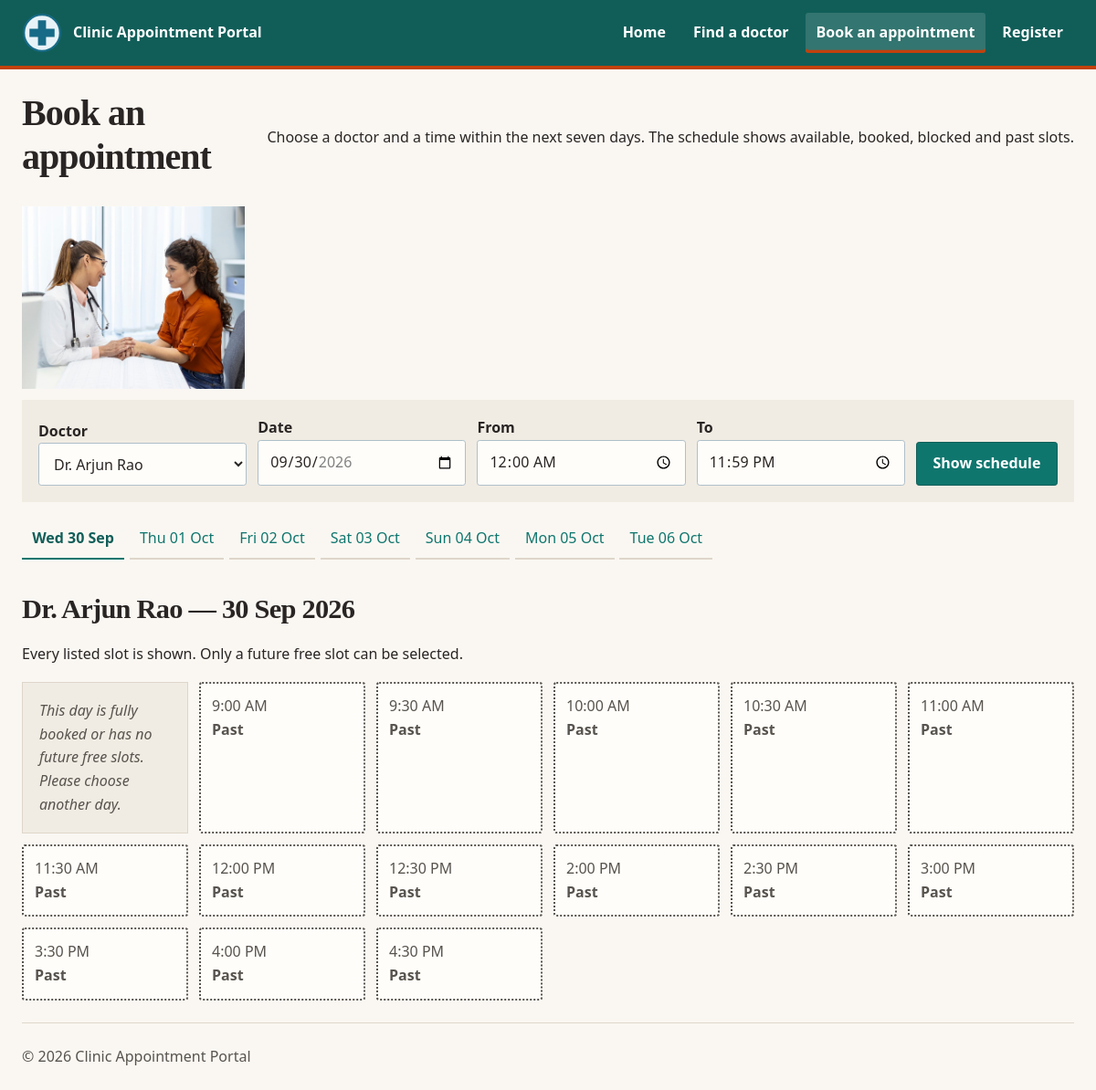
The page /clinic-plus/book.php?doctor_id=5 on the database its author committed.
### tables this page shows
CREATE TABLE `doctor` (
  `DoctorID` INT NOT NULL AUTO_INCREMENT,
  `FullName` VARCHAR(100) NOT NULL,
  `User` VARCHAR(100) NOT NULL,
  `HashPass` VARCHAR(255) NOT NULL,
  `Email` VARCHAR(100) NOT NULL,
  `Specialty` VARCHAR(80) DEFAULT NULL,
  `Qualifications` VARCHAR(255) DEFAULT NULL,
  `Languages` VARCHAR(120) DEFAULT NULL,
  `WriteUp` MEDIUMTEXT DEFAULT NULL,
  `ImageURL` VARCHAR(255) DEFAULT NULL,
  PRIMARY KEY (`DoctorID`),
  UNIQUE KEY `uq_doctor_user` (`User`),
  UNIQUE KEY `uq_doctor_email` (`Email`)
);

CREATE TABLE `slots` (
  `slotID` INT NOT NULL AUTO_INCREMENT,
  `DoctorID` INT NOT NULL,
  `SlotDateTime` DATETIME NOT NULL,
  `CreatedAt` TIMESTAMP NOT NULL DEFAULT current_timestamp(),
  `Status` ENUM('Available','Booked','Blocked') NOT NULL DEFAULT 'Available',
  PRIMARY KEY (`slotID`),
  UNIQUE KEY `uq_slot` (`DoctorID`,`SlotDateTime`),
  KEY `idx_slot_lookup` (`DoctorID`,`SlotDateTime`,`Status`),
  CONSTRAINT `fk_slots_doctor` FOREIGN KEY (`DoctorID`) REFERENCES `doctor` (`DoctorID`) ON DELETE CASCADE ON UPDATE CASCADE
);

### clinic-plus/lib/helpers.php (called while the page is built, shortened)
<?php
function e(mixed $s): string
{
    return htmlspecialchars($s ?? '', ENT_QUOTES, 'UTF-8');
}
function base_path(): string
{
    static $base = null;
    if ($base !== null) {
        return $base;
    }
    $base = '';
    $script = str_replace('\\', '/', (string) ($_SERVER['SCRIPT_NAME'] ?? ''));
    $file = realpath((string) ($_SERVER['SCRIPT_FILENAME'] ?? ''));
    $root = realpath(dirname(__DIR__));
    $inApp = str_replace('\\', '/', substr($file, strlen($root)));
    if ($inApp !== '' && strcasecmp(substr($script, -strlen($inApp)), $inApp) === 0) {
        $base = rtrim(substr($script, 0, -strlen($inApp)), '/');
    }
    return $base;
}
function url(string $path): string
{
    return base_path() . $path;
}
function app_request_uri(): string
{
    $uri = (string) ($_SERVER['REQUEST_URI'] ?? '/');
    $base = base_path();
    if ($base !== '' && strncasecmp($uri, $base, strlen($base)) === 0) {
        $uri = substr($uri, strlen($base));
    }
    return $uri === '' ? '/' : $uri;
}
function fmt_date(?string $value): string
{
    $timestamp = strtotime($value);
    return $timestamp === false ? '' : date('d M Y', $timestamp);
}
function fmt_time(?string $value): string
{
    $timestamp = strtotime($value);
    return $timestamp === false ? '' : date('g:i A', $timestamp);
}

### clinic-plus/models/doctors.php (called while the page is built, shortened)
<?php
require_once dirname(__DIR__) . DIRECTORY_SEPARATOR . 'lib' . DIRECTORY_SEPARATOR . 'db.php';
function all_doctors(?string $specialty = null): array
{
    $sql = 'SELECT `DoctorID`, `FullName`, `Specialty`, `Qualifications`, `Languages`, `WriteUp`, `ImageURL`
                , (SELECT MIN(`SlotDateTime`)
                   FROM `slots`
                   WHERE `slots`.`DoctorID` = `doctor`.`DoctorID`
                     AND `slots`.`Status` = \'Available\'
                     AND `slots`.`SlotDateTime` >= NOW()) AS `NextAvailable`
            FROM `doctor`';
    $params = [];
    $sql .= ' ORDER BY `FullName`';
    return q_all($sql, $params);
}
function find_doctor(int $id): ?array
{
    return q_one(
        'SELECT `DoctorID`, `FullName`, `User`, `HashPass`, `Email`, `Specialty`,
                `Qualifications`, `Languages`, `WriteUp`, `ImageURL`
         FROM `doctor`
         WHERE `DoctorID` = :id
         LIMIT 1',
        ['id' => $id]
    );
}

### clinic-plus/lib/db.php (called while the page is built, shortened)
<?php
function db(): PDO
{
    static $connection;
    if (!$connection instanceof PDO) {
        $dsn = 'mysql:host=' . DB_HOST
            . ';dbname=' . DB_NAME
            . ';charset=utf8mb4';
        $connection = new PDO($dsn, DB_USER, DB_PASS, [
            PDO::ATTR_ERRMODE => PDO::ERRMODE_EXCEPTION,
            PDO::ATTR_DEFAULT_FETCH_MODE => PDO::FETCH_ASSOC,
            PDO::ATTR_EMULATE_PREPARES => false,
            PDO::MYSQL_ATTR_INIT_COMMAND => "SET time_zone = '" . (new DateTimeImmutable())->format('P') . "'",
        ]);
    }
    return $connection;
}
function q(string $sql, array $params = []): PDOStatement
{
    $statement = db()->prepare($sql);
    $statement->execute($params);
    return $statement;
}
function q_one(string $sql, array $params = []): ?array
{
    $row = q($sql, $params)->fetch();
    return $row === false ? null : $row;
}
function q_all(string $sql, array $params = []): array
{
    return q($sql, $params)->fetchAll();
}

### clinic-plus/models/slots.php (called while the page is built, shortened)
<?php
require_once dirname(__DIR__) . DIRECTORY_SEPARATOR . 'lib' . DIRECTORY_SEPARATOR . 'db.php';
function slot_select(): string
{
    return 'SELECT `slotID`, `DoctorID`, `SlotDateTime`, `CreatedAt`, `Status`,
                   DATE(`SlotDateTime`) AS `SlotDate`, TIME(`SlotDateTime`) AS `SlotTime`
            FROM `slots`';
}
function slots_for_day(int $doctorId, string $date, ?string $fromTime = null, ?string $toTime = null): array
{
    $sql = slot_select() . "
            WHERE `DoctorID` = :doctor_id
              AND DATE(`SlotDateTime`) = :slot_date";
    $params = ['doctor_id' => $doctorId, 'slot_date' => $date];
    if ($fromTime !== null) {
        $sql .= ' AND TIME(`SlotDateTime`) >= :from_time';
        $params['from_time'] = $fromTime;
    }
    if ($toTime !== null) {
        $sql .= ' AND TIME(`SlotDateTime`) <= :to_time';
        $params['to_time'] = $toTime;
    }
    return q_all($sql . " ORDER BY `SlotDateTime`", $params);
}

### clinic-plus/book.php (the view, shortened to what this page needs)
<?php
require_once __DIR__ . DIRECTORY_SEPARATOR . 'lib' . DIRECTORY_SEPARATOR . 'helpers.php';
require_once __DIR__ . DIRECTORY_SEPARATOR . 'models' . DIRECTORY_SEPARATOR . 'doctors.php';
require_once __DIR__ . DIRECTORY_SEPARATOR . 'models' . DIRECTORY_SEPARATOR . 'slots.php';
$today = new DateTimeImmutable('today');
$lastBrowseDate = $today->modify('+' . (BROWSE_DAYS - 1) . ' days');
$doctorInput = $_GET['doctor'] ?? $_GET['doctor_id'] ?? '';
$doctorId = is_string($doctorInput) && ctype_digit($doctorInput) ? (int) $doctorInput : 0;
$doctor = $doctorId > 0 ? find_doctor($doctorId) : null;
$selectedDate = $today->format('Y-m-d');
$fromTime = isset($_GET['from']) && is_string($_GET['from']) ? $_GET['from'] : '00:00';
$toTime = isset($_GET['to']) && is_string($_GET['to']) ? $_GET['to'] : '23:59';
$doctors = all_doctors();
$slots = $doctorId > 0
    ? slots_for_day($doctorId, $selectedDate, $fromTime, $toTime)
    : [];
$now = new DateTimeImmutable();
$hasFreeSlot = false;
require __DIR__ . DIRECTORY_SEPARATOR . 'partials' . DIRECTORY_SEPARATOR . 'header.php';
require __DIR__ . DIRECTORY_SEPARATOR . 'partials' . DIRECTORY_SEPARATOR . 'nav.php';
?>
<main>
    <section class="page-intro">
        <h1>Book an appointment</h1>
        <p>Choose a doctor and a time within the next seven days. The schedule shows available, booked, blocked and past slots.</p>
        <img src="<?= e(url('/assets/img/Doctor_Consulting.jpg')) ?>" width="320" height="213" alt="A doctor discussing appointment options with a patient" class="page-intro-image">
    </section>
    <form class="booking-filters" method="get" action="<?= e(url('/book.php')) ?>"
          hx-get="<?= e(url('/book.php')) ?>" hx-target="#schedule-panel" hx-swap="innerHTML"
          hx-push-url="true">
        <p>
            <label for="doctor">Doctor</label>
            <select id="doctor" name="doctor">
<?php foreach ($doctors as $candidate): ?>
                <option value="<?= e((string) $candidate['DoctorID']) ?>"<?= e($doctorId === (int) $candidate['DoctorID'] ? ' selected' : '') ?>><?= e((string) $candidate['FullName']) ?></option>
<?php endforeach; ?>
            </select>
        </p>
        <p>
            <label for="date">Date</label>
            <input id="date" name="date" type="date" min="<?= e($today->format('Y-m-d')) ?>" max="<?= e($lastBrowseDate->format('Y-m-d')) ?>" value="<?= e($selectedDate) ?>" required>
        </p>
        <p>
            <label for="from">From</label>
            <input id="from" name="from" type="time" value="<?= e($fromTime) ?>" required>
        </p>
        <p>
            <label for="to">To</label>
            <input id="to" name="to" type="time" value="<?= e($toTime) ?>" required>
        </p>
        <button type="submit">Show schedule</button>
    </form>
    <nav class="day-tabs" aria-label="Choose a day">
<?php for ($offset = 0; $offset < BROWSE_DAYS; $offset++):
    $day = $today->modify('+' . $offset . ' days');
    $dayQuery = http_build_query(['doctor' => $doctorId, 'date' => $day->format('Y-m-d'), 'from' => $fromTime, 'to' => $toTime]);
?>
        <a class="day-tab<?= e($selectedDate === $day->format('Y-m-d') ? ' selected' : '') ?>"
           href="<?= e(url('/book.php?' . $dayQuery)) ?>"
           hx-get="<?= e(url('/book.php?' . $dayQuery)) ?>" hx-target="#schedule-panel"
           hx-swap="innerHTML" hx-push-url="true"><?= e($day->format('D d M')) ?></a>
<?php endfor; ?>
    </nav>
    <div id="schedule-panel">
<?php require __DIR__ . DIRECTORY_SEPARATOR . 'slots_fragment.php'; ?>
    </div>
</main>
<?php
require __DIR__ . DIRECTORY_SEPARATOR . 'partials' . DIRECTORY_SEPARATOR . 'footer.php';

### clinic-plus/slots_fragment.php (shortened to what this page needs)
<?php if ($doctor === null): ?>
    <p class="empty-state">Choose a doctor to view their schedule.</p>
<?php else: ?>
    <h2><?= e((string) $doctor['FullName']) ?> &mdash; <?= e(fmt_date($selectedDate)) ?></h2>
    <p>Every listed slot is shown. Only a future free slot can be selected.</p>
    <div class="schedule-grid" aria-label="Appointment schedule">
<?php if ($slots === []): ?>
        <p class="empty-state"><?= e($pastDateRequested ? 'Past dates cannot be booked.' : $doctor['FullName'] . ' is not available on this date.') ?></p>
<?php else: ?>
<?php if (!$hasFreeSlot): ?>
        <p class="empty-state">This day is fully booked or has no future free slots. Please choose another day.</p>
<?php endif; ?>
<?php foreach ($slots as $slot):
    $slotDateTime = new DateTimeImmutable((string) $slot['SlotDateTime']);
    $isPast = $slotDateTime <= $now;
    $status = (string) ($slot['Status'] ?? 'Blocked');
    $stateClass = match ($status) {
        'Booked' => 'taken', 'Blocked' => 'blocked', default => $isPast ? 'past' : 'free',
    };
?>
        <div class="slot <?= e($stateClass) ?>">
            <span class="slot-time"><?= e(fmt_time((string) $slot['SlotDateTime'])) ?></span>
<?php if ($stateClass === 'free'): ?>
            <form method="post" action="<?= e(url($reschedule === null ? '/actions/book.php' : '/actions/appointment.php')) ?>">
                <?= csrf_field() ?>
                <input type="hidden" name="slot_id" value="<?= e((string) $slot['slotID']) ?>">
                <input type="hidden" name="doctor" value="<?= e((string) $doctorId) ?>">
                <input type="hidden" name="date" value="<?= e($selectedDate) ?>">
                <input type="hidden" name="from" value="<?= e($fromTime) ?>">
                <input type="hidden" name="to" value="<?= e($toTime) ?>">
<?php if ($reschedule !== null): ?>
                <input type="hidden" name="appointment_id" value="<?= e((string) $reschedule['appointmentID']) ?>">
                <input type="hidden" name="reschedule" value="1">
                <input type="hidden" name="actor" value="<?= e($rescheduleActor) ?>">
<?php endif; ?>
                <p>Confirm this appointment with <?= e((string) $doctor['FullName']) ?> on <?= e(fmt_date($selectedDate)) ?> at <?= e(fmt_time((string) $slot['SlotDateTime'])) ?>.</p>
                <label for="reason-<?= e((string) $slot['slotID']) ?>">Reason for visit</label>
                <input id="reason-<?= e((string) $slot['slotID']) ?>" name="reason" type="text" maxlength="255" required>
                <button type="submit"><?= e($reschedule === null ? 'Confirm booking' : 'Confirm reschedule') ?></button>
            </form>
<?php else: ?><span class="slot-state"><?= e($stateClass === 'taken' ? 'Booked' : ucfirst($stateClass)) ?></span>
<?php endif; ?></div>
<?php endforeach; ?>
<?php endif; ?></div>
<?php endif; ?>

### clinic-plus/assets/tokens.css (style rules this page uses)
:root { --c-ink: #292524; --c-muted: #57534e; --c-paper: #fffdf9; --c-surface: #faf7f2; --c-surface-band: #f1ece3; --c-surface-tile: #fffefa; --c-line: #ded6ca; --c-primary: #0f766e; --c-primary-dark: #115e59; --c-accent: #c2410c; --c-success: #166534; --c-danger: #b91c1c; --shadow-doctor-tile: 0 0.35rem 1rem rgba(41, 37, 36, 0.10); --radius-control: 0.2rem; --radius-tile: 0.45rem; --radius-section: 0; }

### clinic-plus/assets/css/style.css (style rules this page uses)
.booking-filters { display: flex; flex-wrap: wrap; align-items: end; gap: var(--space-2); margin: 0 0 var(--space-3); padding: var(--space-3); background: var(--c-surface-band); }
.booking-filters p { flex: 1 1 10rem; min-width: 9rem; margin: 0; }
.booking-filters button { min-height: 2.75rem; }
.day-tabs { display: flex; max-width: 100%; gap: 0.35rem; overflow-x: auto; padding: 0 0 var(--space-2); margin-bottom: var(--space-4); }
.day-tab { flex: 0 0 auto; min-width: 4.75rem; min-height: 2.75rem; padding: 0.55rem 0.7rem; text-align: center; border-bottom: 2px solid var(--c-line); text-decoration: none; }
.day-tab.selected { border-color: var(--c-primary); color: var(--c-primary-dark); font-weight: 700; }
.schedule-grid { grid-template-columns: repeat(auto-fit, minmax(10rem, 1fr)); gap: var(--space-2); }
.schedule-grid .slot { min-height: 2.75rem; border: 1px solid var(--c-line); padding: var(--space-2); }
.schedule-grid .slot.past { background: var(--c-paper); border: 2px dotted var(--c-muted); }
.schedule-grid .slot-time, .schedule-grid .slot-state { display: block; }
.schedule-grid .slot-state { font-weight: 700; }
.empty-state { margin: 0; padding: var(--space-3); background: var(--c-surface-band); border: 1px solid var(--c-line); }
.schedule-grid .slot.past, .slot-list .slot.past { background: var(--c-paper); border: 2px dotted var(--c-muted); }

### rows shown on the page
doctor: FullName "Dr. Arjun Rao"
slots: SlotDateTime "9:00 AM", Status+SlotDateTime "Past"
slots: SlotDateTime "9:30 AM", Status+SlotDateTime "Past"
slots: SlotDateTime "10:00 AM", Status+SlotDateTime "Past"
slots: SlotDateTime "10:30 AM", Status+SlotDateTime "Past"
slots: SlotDateTime "11:00 AM", Status+SlotDateTime "Past"
slots: SlotDateTime "11:30 AM", Status+SlotDateTime "Past"
slots: SlotDateTime "12:00 PM", Status+SlotDateTime "Past"
slots: SlotDateTime "12:30 PM", Status+SlotDateTime "Past"
slots: SlotDateTime "2:00 PM", Status+SlotDateTime "Past"
slots: SlotDateTime "2:30 PM", Status+SlotDateTime "Past"
slots: SlotDateTime "3:00 PM", Status+SlotDateTime "Past"
slots: SlotDateTime "3:30 PM", Status+SlotDateTime "Past"
slots: SlotDateTime "4:00 PM", Status+SlotDateTime "Past"
slots: SlotDateTime "4:30 PM", Status+SlotDateTime "Past"

### other values the page prints
$link['label'] "Home"
$link['label'] "Find a doctor"
$link['label'] "Book an appointment"
$link['label'] "Register"
$day->format('D d M') "Wed 30 Sep"
$day->format('D d M') "Thu 01 Oct"
$day->format('D d M') "Fri 02 Oct"
$day->format('D d M') "Sat 03 Oct"
$day->format('D d M') "Sun 04 Oct"
$day->format('D d M') "Mon 05 Oct"
$day->format('D d M') "Tue 06 Oct"
fmt_date($selectedDate) "30 Sep 2026"
form field doctor "Dr. Arjun Rao"
